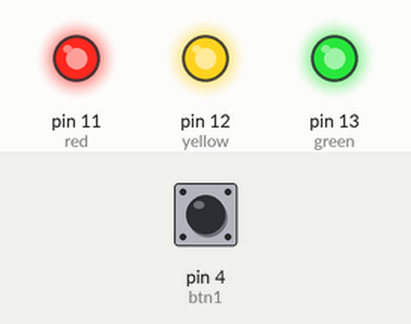
Bench run of a sketch on a simulated Arduino Uno, built with avr-gcc and run on an emulated ATmega328P. On the bench: output pins drawn as LEDs (lit = HIGH). Inputs (shaded band) come from the test bench; at power-on: pin 4 (btn1) HIGH. What the sketch prints to the serial monitor is not drawn.

Above: at 1.2 s.
1.3 s: pin 4 (btn1) pulled LOW for 0.15 s
At 2.5 s:
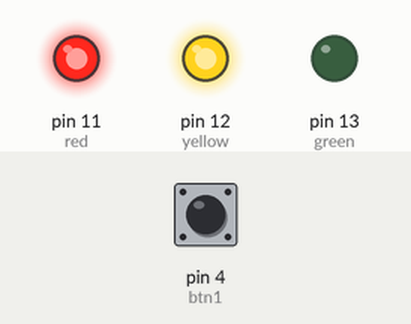
At 6.1 s:
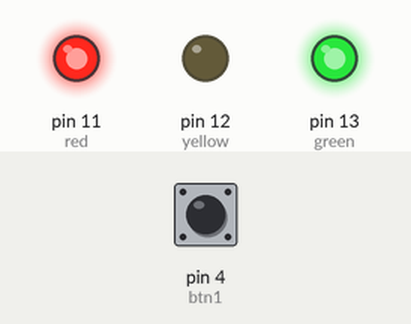
7.4 s: pin 4 (btn1) pulled LOW for 3.2 s
At 14.8 s:
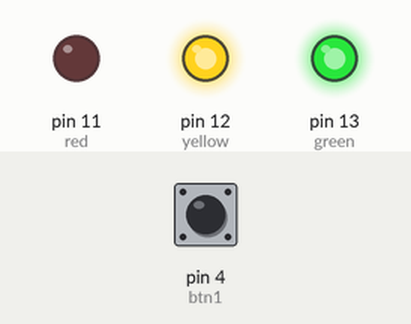
Timing chart, 0 to 18.8 s (numbered marks = the images above; inputs shaded):
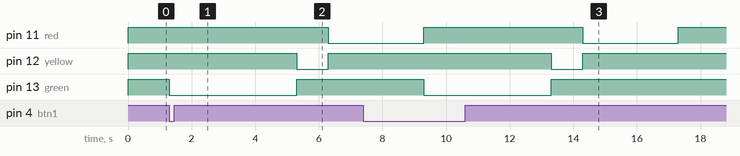

The sketch:

button.ino
```cpp
int green = 13, yellow = 12, red = 11;
int btn1 = 4;

void setup() {
  pinMode(green, OUTPUT);
  pinMode(yellow, OUTPUT);
  pinMode(red, OUTPUT);
  pinMode(btn1, INPUT);
  Serial.begin(9600);
}

void loop() {
  if(!digitalRead(btn1)) {
    lights();
    } else {
      digitalWrite(green, HIGH);
      digitalWrite(yellow, HIGH);
      digitalWrite(red, HIGH);
      Serial.println("No");
      }
}

void lights() {

    digitalWrite(green, LOW);
    delay(4000);
    digitalWrite(green, HIGH);

    digitalWrite(yellow, LOW);
    delay(1000);
    digitalWrite(yellow, HIGH);

    digitalWrite(red, LOW);
    delay(3000);
    digitalWrite(red, HIGH);

  }
```

Measured:
- after the input at 1.3 s, pin 11 (red): HIGH → LOW after 5.0 s; pin 12 (yellow): HIGH → LOW after 4.0 s, → HIGH 1.0 s later; pin 13 (green): HIGH → LOW at once, → HIGH 4.0 s later
- after the input at 7.4 s, pin 12 (yellow): HIGH → LOW after 5.9 s, → HIGH 1.0 s later; pin 13 (green): HIGH → LOW after 1.9 s, → HIGH 4.0 s later
